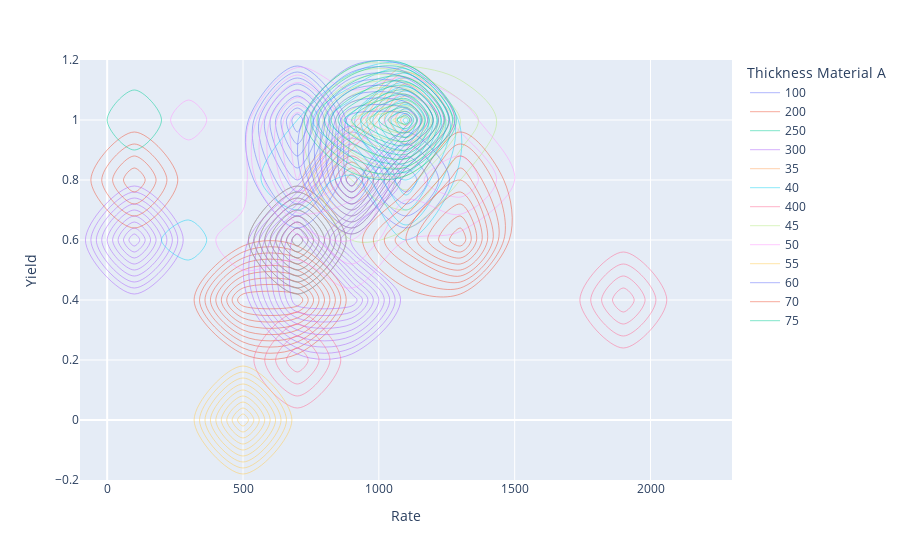

Notebook code for this chart:
### Code cell
plot = oee.loc[oee['Line'] == 'E26']
plot = plot.sort_values('Thickness Material A')
plot['Thickness Material A'] = pd.to_numeric(plot['Thickness Material A'])
px.density_contour(plot, x='Rate', y='Yield', 
             color='Thickness Material A')

### Figure 1 — Plotly figure (JSON) as saved in the notebook; plotly's stock layout.template omitted (floating-point values rounded to 4 significant figures)
{"data": [{"contours": {"coloring": "none"}, "hoverlabel": {"namelength": 0}, "hovertemplate": "Thickness Material A=100<br>Rate=%{x}<br>Yield=%{y}<br>count=%{z}", "legendgroup": "100", "line": {"color": "#636efa"}, "name": "100", "showlegend": true, "type": "histogram2dcontour", "x": [719.5, 733.2, 658.8, 1007.0], "xaxis": "x", "xbingroup": "x", "y": [0.9042, 1, 0.7691, 0.786], "yaxis": "y", "ybingroup": "y"}, {"contours": {"coloring": "none"}, "hoverlabel": {"namelength": 0}, "hovertemplate": "Thickness Material A=200<br>Rate=%{x}<br>Yield=%{y}<br>count=%{z}", "legendgroup": "200", "line": {"color": "#EF553B"}, "name": "200", "showlegend": true, "type": "histogram2dcontour", "x": [790.8, 563.3], "xaxis": "x", "xbingroup": "x", "y": [0.4057, 0.4174], "yaxis": "y", "ybingroup": "y"}, {"contours": {"coloring": "none"}, "hoverlabel": {"namelength": 0}, "hovertemplate": "Thickness Material A=250<br>Rate=%{x}<br>Yield=%{y}<br>count=%{z}", "legendgroup": "250", "line": {"color": "#00cc96"}, "name": "250", "showlegend": true, "type": "histogram2dcontour", "x": [708.9], "xaxis": "x", "xbingroup": "x", "y": [0.5777], "yaxis": "y", "ybingroup": "y"}, {"contours": {"coloring": "none"}, "hoverlabel": {"namelength": 0}, "hovertemplate": "Thickness Material A=300<br>Rate=%{x}<br>Yield=%{y}<br>count=%{z}", "legendgroup": "300", "line": {"color": "#ab63fa"}, "name": "300", "showlegend": true, "type": "histogram2dcontour", "x": [979.6, 623.7, 638.5, 92.88, 958.0], "xaxis": "x", "xbingroup": "x", "y": [0.437, 0.6342, 0.4282, 0.5935, 0.8553], "yaxis": "y", "ybingroup": "y"}, {"contours": {"coloring": "none"}, "hoverlabel": {"namelength": 0}, "hovertemplate": "Thickness Material A=35<br>Rate=%{x}<br>Yield=%{y}<br>count=%{z}", "legendgroup": "35", "line": {"color": "#FFA15A"}, "name": "35", "showlegend": true, "type": "histogram2dcontour", "x": [1034.0, 950.7], "xaxis": "x", "xbingroup": "x", "y": [0.9496, 0.8851], "yaxis": "y", "ybingroup": "y"}, {"contours": {"coloring": "none"}, "hoverlabel": {"namelength": 0}, "hovertemplate": "Thickness Material A=40<br>Rate=%{x}<br>Yield=%{y}<br>count=%{z}", "legendgroup": "40", "line": {"color": "#19d3f3"}, "name": "40", "showlegend": true, "type": "histogram2dcontour", "x": [1044.0, 1088.0, 982.8, 1131.0, 1072.0, 687.5, 1080.0, 1084.0, 9.692, 997.2, 387.5, 1029.0, 1057.0, 819.6, 933.0, 1034.0, 795.3, 1248.0, 1169.0, 198.1, 866.6, 1156.0, 1086.0, 96.45, 1121.0, 1122.0, 1055.0, 1279.0, 678.1, 996.7, 1093.0, 1004.0, 471.6, 1059.0, 338.4, 238.5, 2041.0, 1128.0, 1505.0, 1088.0, 236.2, 1145.0, 714.9, 587.8, 925.2, 228.8, 1469.0, 1462.0, 641.3, 1055.0, 1171.0, 1163.0, 1131.0, 1176.0, 1177.0, 1137.0, 840.5, 1155.0, 1553.0, 881.7, 1049.0, 932.1, 1102.0, 102.8, 1085.0, 1049.0, 1284.0, 1161.0, 1170.0, 1196.0, 644.0, 859.7, 1083.0, 1187.0, 1111.0, 718.4, 1027.0], "xaxis": "x", "xbingroup": "x", "y": [0.8828, 1, 1, 0.9899, 0.8571, 0.9211, 1, 1, 1, 1, 0.6586, 0.1924, 0.8399, 0.9112, 0.7982, 0.7977, 0.8111, 0.9577, 1, 0.2077, 0.9402, 0.8298, 0.9177, 0.8659, 1, 0.7147, 0.9619, 0.6936, 0.712, 1, 1, 0.9474, 0.4886, 0.9456, 1, 0.5907, 0, 0.9931, 0.6025, 0.8333, 0.5425, 1, 0.7006, 0.8837, 0.3611, 0.924, 0.7645, 0.6613, 0.9607, 0.9565, 1, 0.9711, 1, 1, 1, 1, 0.9679, 0.8775, 0.7334, 0.9402, 0.9583, 0.9184, 0.8849, 0.5827, 1, 0.652, 0.8903, 0.9719, 1, 0.9825, 0.7626, 1, 0.9239, 0.9818, 0.607, 0.2238, 0.8536], "yaxis": "y", "ybingroup": "y"}, {"contours": {"coloring": "none"}, "hoverlabel": {"namelength": 0}, "hovertemplate": "Thickness Material A=400<br>Rate=%{x}<br>Yield=%{y}<br>count=%{z}", "legendgroup": "400", "line": {"color": "#FF6692"}, "name": "400", "showlegend": true, "type": "histogram2dcontour", "x": [701.0, 614.1, 1800.0, 710.1], "xaxis": "x", "xbingroup": "x", "y": [0.5491, 0.2394, 0.3858, 0.665], "yaxis": "y", "ybingroup": "y"}, {"contours": {"coloring": "none"}, "hoverlabel": {"namelength": 0}, "hovertemplate": "Thickness Material A=45<br>Rate=%{x}<br>Yield=%{y}<br>count=%{z}", "legendgroup": "45", "line": {"color": "#B6E880"}, "name": "45", "showlegend": true, "type": "histogram2dcontour", "x": [643.8, 1117.0, 1228.0, 1199.0, 999.9, 925.7, 1198.0, 1199.0, 1101.0, 592.2, 1036.0, 958.1, 1086.0, 1095.0, 986.5, 836.0, 1097.0, 1169.0, 1094.0, 1321.0, 1115.0, 1232.0, 1237.0, 1258.0, 1110.0, 179.0, 1369.0, 999.1, 959.3, 966.6, 1127.0, 672.8, 906.3, 927.7, 1087.0, 1156.0, 1190.0, 1258.0, 1211.0, 1200.0, 1310.0, 1089.0, 1124.0, 567.7, 929.2, 1061.0, 824.2, 983.4, 849.8, 1026.0, 1924.0, 842.4, 971.0, 700.3, 894.7, 940.2, 1043.0, 1143.0, 826.1, 1037.0, 881.8, 1178.0, 1089.0, 959.5, 1066.0, 980.5, 972.6, 1057.0], "xaxis": "x", "xbingroup": "x", "y": [0.4888, 0.9554, 1, 0.9881, 1, 0.6414, 1, 1, 0.9556, 0.8277, 0.7486, 0.7857, 0.8159, 0.9923, 0.9675, 0.8513, 1, 1, 0.9523, 0.8251, 0.9398, 0.9787, 0.9251, 0.9667, 0.9466, 0.9423, 0.6999, 0.9295, 0.9662, 0.6596, 0.9397, 0.435, 0.9858, 0.967, 0.9736, 0.8765, 0.9673, 0.9855, 0.9533, 0.7795, 0.7958, 1, 0.9348, 0.9133, 0.9618, 0.5565, 0.9839, 0.9241, 1, 1, 0, 1, 1, 0.739, 1, 0.8884, 0.9119, 0.7111, 0.9478, 0.8561, 0.9193, 0.944, 0.8885, 0.9817, 0.9762, 1, 0.8081, 0.9147], "yaxis": "y", "ybingroup": "y"}, {"contours": {"coloring": "none"}, "hoverlabel": {"namelength": 0}, "hovertemplate": "Thickness Material A=50<br>Rate=%{x}<br>Yield=%{y}<br>count=%{z}", "legendgroup": "50", "line": {"color": "#FF97FF"}, "name": "50", "showlegend": true, "type": "histogram2dcontour", "x": [646.8, 645.2, 669.3, 1135.0, 784.6, 442.2, 793.5, 672.1, 775.1, 218.1, 783.0, 850.3, 724.9, 858.8, 1148.0, 1452.0, 675.4, 1076.0, 707.5, 983.4, 688.7, 697.4, 1271.0, 665.6, 1298.0, 102.1, 1280.0, 977.9, 858.8, 969.5, 661.9, 836.8, 1097.0, 265.0, 73.46, 704.5, 1350.0, 822.8, 222.9, 665.7, 748.0, 842.2, 1466.0, 1224.0, 1162.0, 1066.0, 718.2, 1259.0, 391.7, 748.3, 818.7, 815.5, 1159.0, 1245.0, 1171.0, 1091.0, 754.7, 620.2, 1240.0, 620.2, 1274.0, 728.0, 53.8, 865.3, 743.5, 860.0, 764.8, 1359.0, 1097.0, 349.0, 968.4, 944.2, 954.4, 1075.0, 430.4, 884.3, 854.2, 588.0, 1413.0, 1167.0, 1032.0, 734.4, 910.6, 869.1, 866.4, 790.9, 3.79, 689.5, 545.9, 664.6, 549.9, 669.0, 774.9, 1038.0, 1016.0, 1141.0, 1269.0, 728.4, 1257.0, 1305.0], "xaxis": "x", "xbingroup": "x", "y": [0.9742, 1, 0.9382, 0.341, 1, 0.3684, 1, 0.8194, 0.9557, 0.9092, 1, 1, 1, 0.8497, 0.8074, 0.3565, 0.6745, 1, 0.8101, 0.5788, 0.9422, 0.5771, 0.6479, 0.7749, 0.7957, 0.5461, 0.4007, 1, 0.9768, 0.7438, 0.8524, 0.7973, 0.5137, 0.4573, 0.8302, 0.8533, 0.7892, 0.7397, 0.9528, 1, 0.8089, 0.7268, 0.7952, 0.8889, 0.9141, 0.9654, 0.9224, 0.7521, 0.6034, 0.677, 0.9225, 0.6489, 0.7768, 0.7153, 0.3639, 0.7862, 0.8756, 0.7269, 0.9023, 0.9262, 1, 0.8764, 0.3722, 0.4505, 0.901, 0.8197, 0.7819, 0.8272, 0.8917, 0.9832, 0, 0.8561, 0.6973, 1, 0.5911, 0.7239, 0.8329, 0.5264, 0.7554, 0.8238, 0.536, 0.8551, 0.5935, 0.6261, 0.6913, 0.761, 0.2752, 0.9259, 0.757, 1, 0.6009, 0.8473, 0.7938, 0.9672, 1, 0.9129, 0.8326, 0.9914, 1, 0.8238], "yaxis": "y", "ybingroup": "y"}, {"contours": {"coloring": "none"}, "hoverlabel": {"namelength": 0}, "hovertemplate": "Thickness Material A=55<br>Rate=%{x}<br>Yield=%{y}<br>count=%{z}", "legendgroup": "55", "line": {"color": "#FECB52"}, "name": "55", "showlegend": true, "type": "histogram2dcontour", "x": [598.6], "xaxis": "x", "xbingroup": "x", "y": [0.07691], "yaxis": "y", "ybingroup": "y"}, {"contours": {"coloring": "none"}, "hoverlabel": {"namelength": 0}, "hovertemplate": "Thickness Material A=60<br>Rate=%{x}<br>Yield=%{y}<br>count=%{z}", "legendgroup": "60", "line": {"color": "#636efa"}, "name": "60", "showlegend": true, "type": "histogram2dcontour", "x": [864.2, 1172.0, 900.0], "xaxis": "x", "xbingroup": "x", "y": [0.7477, 0.9516, 0.9664], "yaxis": "y", "ybingroup": "y"}, {"contours": {"coloring": "none"}, "hoverlabel": {"namelength": 0}, "hovertemplate": "Thickness Material A=70<br>Rate=%{x}<br>Yield=%{y}<br>count=%{z}", "legendgroup": "70", "line": {"color": "#EF553B"}, "name": "70", "showlegend": true, "type": "histogram2dcontour", "x": [1233.0, 73.14, 1211.0, 1323.0, 1027.0], "xaxis": "x", "xbingroup": "x", "y": [0.747, 0.7035, 0.6343, 0.5696, 0.6661], "yaxis": "y", "ybingroup": "y"}, {"contours": {"coloring": "none"}, "hoverlabel": {"namelength": 0}, "hovertemplate": "Thickness Material A=75<br>Rate=%{x}<br>Yield=%{y}<br>count=%{z}", "legendgroup": "75", "line": {"color": "#00cc96"}, "name": "75", "showlegend": true, "type": "histogram2dcontour", "x": [961.6, 845.2, 1019.0, 1084.0, 1021.0, 1102.0, 1069.0, 971.1, 1079.0, 958.2, 1032.0, 58.18], "xaxis": "x", "xbingroup": "x", "y": [0.9808, 1, 0.9006, 0.9313, 0.9521, 1, 1, 0.9452, 0.9297, 1, 0.974, 0.9124], "yaxis": "y", "ybingroup": "y"}], "layout": {"legend": {"title": {"text": "Thickness Material A"}, "tracegroupgap": 0}, "margin": {"t": 60}, "xaxis": {"anchor": "y", "domain": [0, 1], "title": {"text": "Rate"}}, "yaxis": {"anchor": "x", "domain": [0, 1], "title": {"text": "Yield"}}}}
